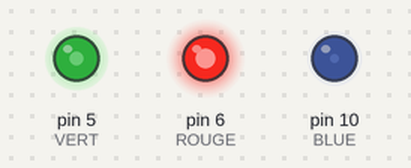
A sketch run on a simulated Arduino Uno, built with avr-gcc and run on an emulated ATmega328P. Parts: output pins drawn as LEDs (lit = HIGH).

Above: at 0.1 s.
Timing chart, 0 to 1.6 s (numbered marks = the images above):
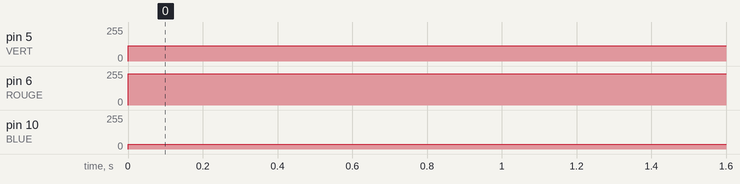

Measured:
- by itself, pin 5 (VERT): 0/255 → 115/255 at 0.00 s
- by itself, pin 6 (ROUGE): 0/255 → 235/255 at 0.00 s
- by itself, pin 10 (BLUE): 0/255 → 35/255 at 0.00 s

The sketch:

LED_rgb.ino
```cpp
#define BLUE 10
#define ROUGE 6
#define VERT 5

// the setup function runs once when you press reset or power the board
void setup() {
  // initialize digital pin 13 as an output.
  pinMode(BLUE, OUTPUT);
  pinMode(ROUGE, OUTPUT);
  pinMode(VERT, OUTPUT);
}

// the loop function runs over and over again forever
void loop() {

 analogWrite(ROUGE,235);
 analogWrite(VERT,115);
 analogWrite(BLUE,35);
}
```
